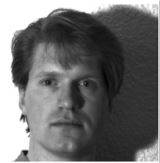
#> input picture images/person.JPG, 160 x 163 px, found by its file name
$ python Espelhamento.py
#> lines starting #> are read from the running program, lines starting #| are printed output that depends on the picture
import cv2
import numpy as np

image_Path = "images\person.jpg"
image = cv2.imread(image_Path, cv2.IMREAD_GRAYSCALE)
#> image is the input picture: shape (163, 160); min 0, max 255, mean 111.2
cv2.imshow("Imagem Original", image)
cv2.waitKey(0)

# Espelhamento horizontal
flippedHorizontally = cv2.flip(image, 1)
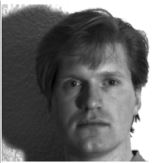
#> flippedHorizontally: shape (163, 160); min 0, max 255, mean 111.2
cv2.imshow("Espelhamento horizontal", flippedHorizontally)
cv2.waitKey(-1)

# Espelhamento vertical
flippedVertically = cv2.flip(image, 0)
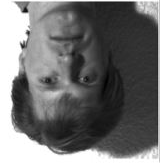
#> flippedVertically: shape (163, 160); min 0, max 255, mean 111.2
cv2.imshow("Espelhamento vertical", flippedVertically)
cv2.waitKey(-1)

# Espelhamento horizontal e depois vertical
flippedHV = cv2.flip(image, -1)
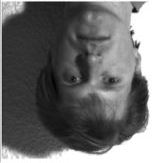
#> flippedHV: shape (163, 160); min 0, max 255, mean 111.2
cv2.imshow("Espalhamento H e V", flippedHV)
cv2.waitKey(-1)

$ run again, with images/CT.JPG copied over images/person.JPG
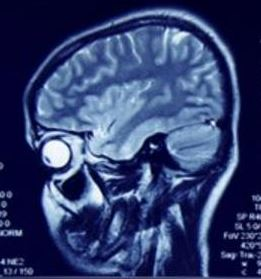
#> input picture images/CT.JPG, 261 x 279 px, found by its file name
#> `flippedVertically = cv2.flip(image, 0)`:
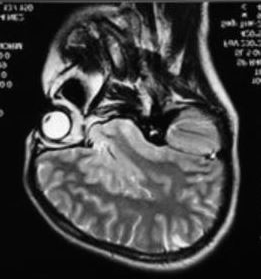
#> flippedVertically: shape (279, 261); min 0, max 255, mean 65.5
#> `flippedHV = cv2.flip(image, -1)`:
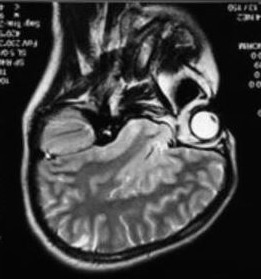
#> flippedHV: shape (279, 261); min 0, max 255, mean 65.5
